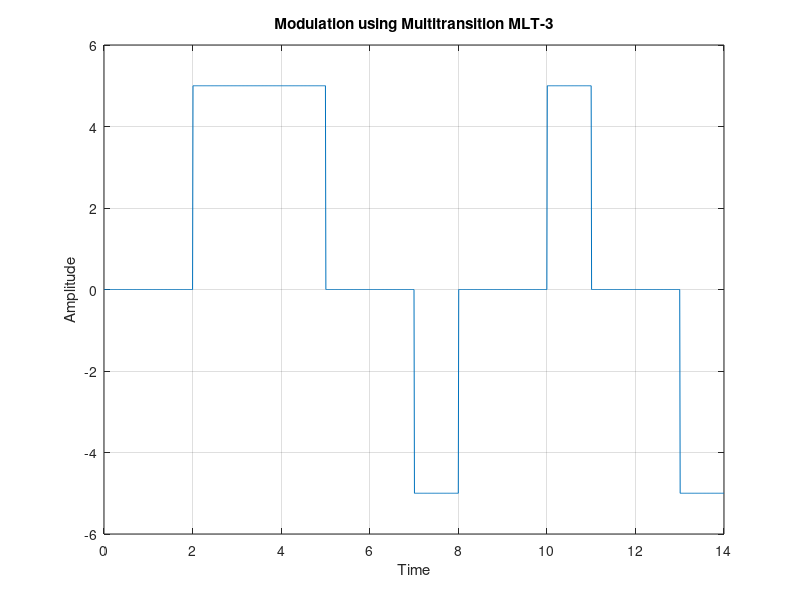

MATLAB code to generate this figure:
clc;
clear all;
close all;

x = [ 0 0 1 0 0 1 0 1 1 0 1 1 0 1 ]
bitrate = 1;
V = 5;
F = 100;
prev = -1;

## Modulation
t = 0 : 1/F : length(x)/bitrate;
mod = [];
index = 1;
v = 0;

if x(1) == 1
  v = V;
  prev = 1;
endif

  


for i=1:length(t)
  mod(i) = v;

  if t(i)*bitrate >= index && index < length(x)
    index += 1;
    if x(index) == 1
      if v != 0
        v = 0;   
      else
      # v == 0
      if prev == -1
        v = V;
        prev = 1;
      else
        v = -V;
        prev = -1;
      endif   
      endif    
    endif
  endif
  
endfor


plot(t, mod);
xlabel('Time');
ylabel('Amplitude');
xlim([0, length(x)/bitrate])
ylim([-V-1, V+1])
grid on;
title('Modulation using Multitransition MLT-3')



## Demodulation
demod = [];
index = 1;
v = 0;
prev = -1;

if mod(1) == V
  demod(1) = 1;
else
  demod(1) = 0;
endif


for i=1:length(t)
  
  if t(i)*bitrate > index
    index += 1;
    if mod(i) == mod(i-1)
      demod(index) = 0;
    else
      demod(index) = 1;
    endif
  endif
  
endfor

demod